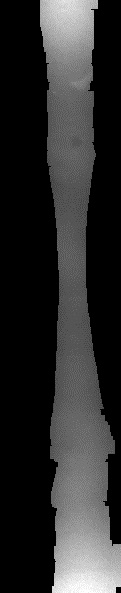
#> input picture house/219_22_ori.jpg, 121 x 593 px, found by its file name
$ python test214.py   (older library calls are emulated)
#> lines starting #> are read from the running program, lines starting #| are printed output that depends on the picture; after the words box and inside, x2 and y2 are one past the last pixel; in counts of white or black regions, pixels touching at a corner belong together
import cv2
import numpy as np
import matplotlib.pyplot as plt
from sklearn.cluster import KMeans
import copy

img = cv2.imread("D:\\homework\\homework\\house\\219_22_ori.jpg")
#> img is the input picture: shape (593, 121, 3); min 0, max 255, mean 45.8

img1 = copy.deepcopy(img)

data = img.ravel()[np.flatnonzero(img)]
# data = hist
data = data.reshape(-1,1)

print(data.shape)
#| (86700, 1)

kmeans = KMeans(3)
kmeans.fit(data)
centroids = kmeans.cluster_centers_
labels = kmeans.labels_

# print(labels)
print(labels.shape)
labels = np.reshape(labels,data.shape)

print(centroids)

clus = np.append(data,labels,axis=1)
#> clus = 86700 pairs, first value 1 to 255, second value 0 to 2

print(clus.shape)
#| (86700, 2)

clus1 = copy.deepcopy(clus)
#> clus1 has the same summary as clus

x = clus[clus[:,1] == 0]
#> x = 61323 pairs, first value 53 to 142, second value 0 to 0
y = clus[clus[:,1] == 1]
#> y = 20436 pairs, first value 143 to 255, second value 1 to 1
z = clus[clus[:,1] == 2]
#> z = 4941 pairs, first value 1 to 7, second value 2 to 2
print(x.shape)
#| (61323, 2)

m1 = max(x[:,0])
#> m1 = 142
m2 = max(y[:,0])
#> m2 = 255
m3 = max(z[:,0])
#> m3 = 7

print(m1)
#| 142
print(m2)
#| 255
print(m3)
#| 7


print(min(m1,m2,m3))
#| 7

thres = min(m1,m2,m3)
#> thres = 7

# clus[clus]

# m1 = np.max()

# hist, bins = np.histogram(img.ravel(), 256, [0, 256])

# img[img<36] = 0
# # img[img>=63 && img<=220] = 127
# img[img>114] = 255

img[img>thres] = 0
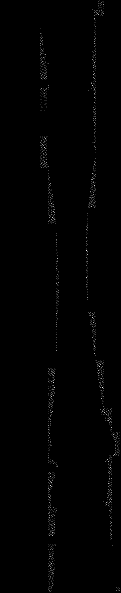
#> img: shape (593, 121, 3); min 0, max 7, mean 0.0429; drawn with min black and max white
img[img!=0] = 1
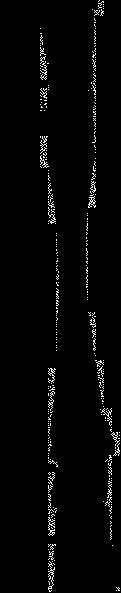
#> img: shape (593, 121, 3); values 0 (black) and 1 (white), 2.3% white in thin lines or dots, all inside (x1, y1, x2, y2) = (40, 0, 120, 592)

img2 = img1*img

cv2.imwrite('D:\\homework\\homework\\house\\ori214.jpg', img2)


from skimage.measure import label

def largestConnectComponent(bw_img):
    '''
    compute largest Connect component of an labeled image

    Parameters:
    ---

    bw_img:
        binary image

    Example:
    ---
        >>> lcc = largestConnectComponent(bw_img)

    '''

    labeled_img, num = label(bw_img, neighbors=4, background=0, return_num=True)
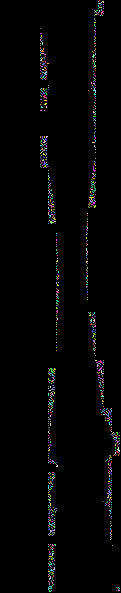
#> labeled_img: shape (593, 121, 3) int64; 986 distinct labels, from 0 to 985; one colour per label, 0 black
#> num = 985
    # plt.figure(), plt.imshow(labeled_img, 'gray')

    max_label = 0
    max_num = 0
    for i in range(1, num): # 这里从1开始，防止将背景设置为最大连通域
        if np.sum(labeled_img == i) > max_num:
            max_num = np.sum(labeled_img == i)
            max_label = i
#> this loop made 984 passes
#> max_num on passes 1, 3, 20, 113, 166, 297: 3, 9, 18, 21, 24, 30
#> after the loop, max_label = 297; max_num = 30
    lcc = (labeled_img == max_label)
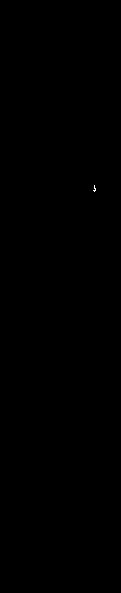
#> lcc: shape (593, 121, 3) bool; 0.01% white in thin lines or dots, all inside (x1, y1, x2, y2) = (93, 185, 96, 192)

    return lcc


aa = largestConnectComponent(img)

#


# aa = np.array(aa).astype(np.uint8)
aa = np.array(aa,dtype= np.uint8)
kernel = cv2.getStructuringElement(cv2.MORPH_RECT,(71, 71))
iClose = cv2.morphologyEx(aa, cv2.MORPH_CLOSE, kernel)
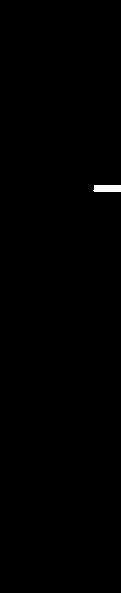
#> iClose: shape (593, 121, 3); values 0 (black) and 1 (white), 0.26% white; 1 white region, box (x1, y1, x2, y2) and area: (93, 185, 121, 192) 190
iClose = cv2.morphologyEx(iClose, cv2.MORPH_CLOSE, kernel)

img3 = img1*iClose
cv2.imwrite('D:\\homework\\homework\\house\\close.jpg', img3)


# [7 lines of commented-out code are left out]


aa[aa>0] = 255
aa = np.uint8(aa)
# print(aa)
cv2.imwrite('D:\\homework\\homework\\house\\aa219_22.jpg', aa)

cv2.imwrite('D:\\homework\\homework\\house\\img1.jpg',img1)


# plt.hist(img1.ravel(), 256, [1, 240])
# plt.show()

$ run again, with house/219_1_ori.jpg copied over house/219_22_ori.jpg
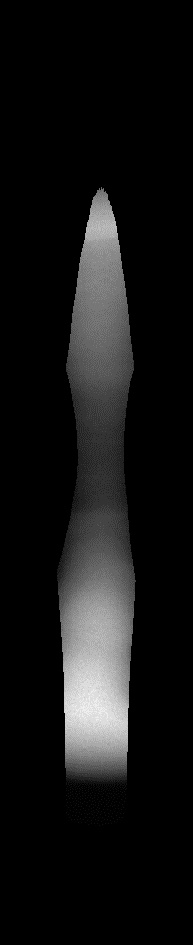
#> input picture house/219_1_ori.jpg, 193 x 945 px, found by its file name
#> img is the input picture: shape (945, 193, 3); min 0, max 242, mean 20.8
#| (111066, 1)
#> clus = 111066 pairs, first value 1 to 242, second value 0 to 2
#| (111066, 2)
#> clus1 has the same summary as clus
#> x = 38061 pairs, first value 75 to 146, second value 0 to 0
#> y = 29847 pairs, first value 147 to 242, second value 1 to 1
#> z = 43158 pairs, first value 1 to 74, second value 2 to 2
#| (38061, 2)
#> m1 = 146
#> m2 = 242
#> m3 = 74
#| 146
#| 242
#| 74
#| 74
#> in largestConnectComponent, `labeled_img, num = label(bw_img, neighbors=4, background=0, return_num..`:
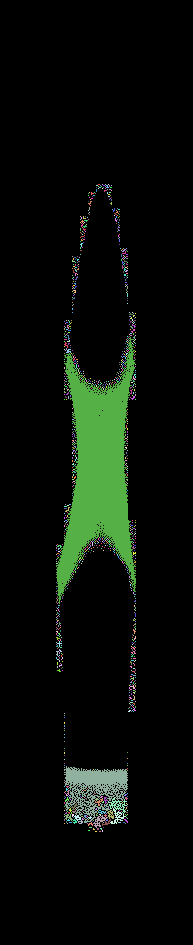
#> labeled_img: shape (945, 193, 3) int64; 1235 distinct labels, from 0 to 1234; one colour per label, 0 black
#> num = 1234
#> the loop in largestConnectComponent, `for i in range(1, num):` made 1233 passes
#> max_num on passes 1, 8, 47, 299: 6, 18, 21, 30495
#> after the loop in largestConnectComponent, `for i in range(1, num):`: max_label = 299; max_num = 30495
#> lcc: shape (945, 193, 3) bool; 5.6% white; 1 white region, box (x1, y1, x2, y2) and area: (56, 337, 136, 604) 10165
#> iClose: shape (945, 193, 3); values 0 (black) and 1 (white), 8.3% white; 1 white region, box (x1, y1, x2, y2) and area: (56, 337, 136, 604) 15152
#> `aa[aa>0] = 255`:
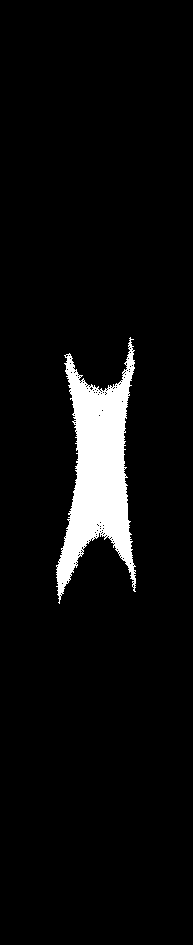
#> aa: shape (945, 193, 3); 5.6% white; 1 white region, box (x1, y1, x2, y2) and area: (56, 337, 136, 604) 10165

$ run again, with house/219_3_ori.jpg copied over house/219_22_ori.jpg
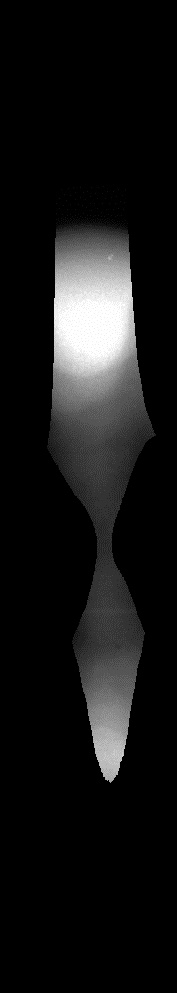
#> input picture house/219_3_ori.jpg, 177 x 993 px, found by its file name
#> img is the input picture: shape (993, 177, 3); min 0, max 255, mean 22.1
#| (110835, 1)
#> clus = 110835 pairs, first value 1 to 255, second value 0 to 2
#| (110835, 2)
#> clus1 has the same summary as clus
#> x = 62682 pairs, first value 1 to 90, second value 0 to 0
#> y = 24345 pairs, first value 180 to 255, second value 1 to 1
#> z = 23808 pairs, first value 91 to 179, second value 2 to 2
#| (62682, 2)
#> m1 = 90
#> m2 = 255
#> m3 = 179
#| 90
#| 255
#| 179
#| 90
#> thres = 90
#> in largestConnectComponent, `labeled_img, num = label(bw_img, neighbors=4, background=0, return_num..`:
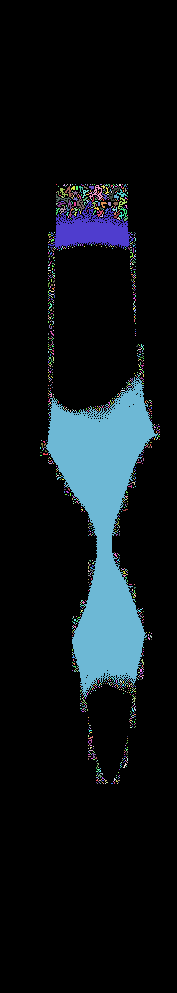
#> labeled_img: shape (993, 177, 3) int64; 1361 distinct labels, from 0 to 1360; one colour per label, 0 black
#> num = 1360
#> the loop in largestConnectComponent, `for i in range(1, num):` made 1359 passes
#> max_num on passes 1, 2, 15, 25, 120, 553: 3, 9, 12, 195, 6105, 47730
#> after the loop in largestConnectComponent, `for i in range(1, num):`: max_label = 553; max_num = 47730
#> lcc: shape (993, 177, 3) bool; 9.1% white; 1 white region, box (x1, y1, x2, y2) and area: (46, 377, 158, 697) 15910
#> iClose: shape (993, 177, 3); values 0 (black) and 1 (white), 12.3% white; 1 white region, box (x1, y1, x2, y2) and area: (46, 377, 177, 697) 21546
#> `aa[aa>0] = 255`:
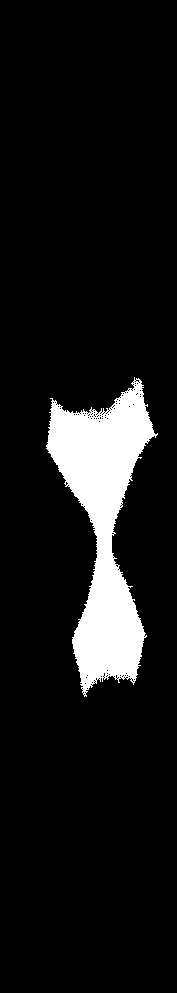
#> aa: shape (993, 177, 3); 9.1% white; 1 white region, box (x1, y1, x2, y2) and area: (46, 377, 158, 697) 15910
